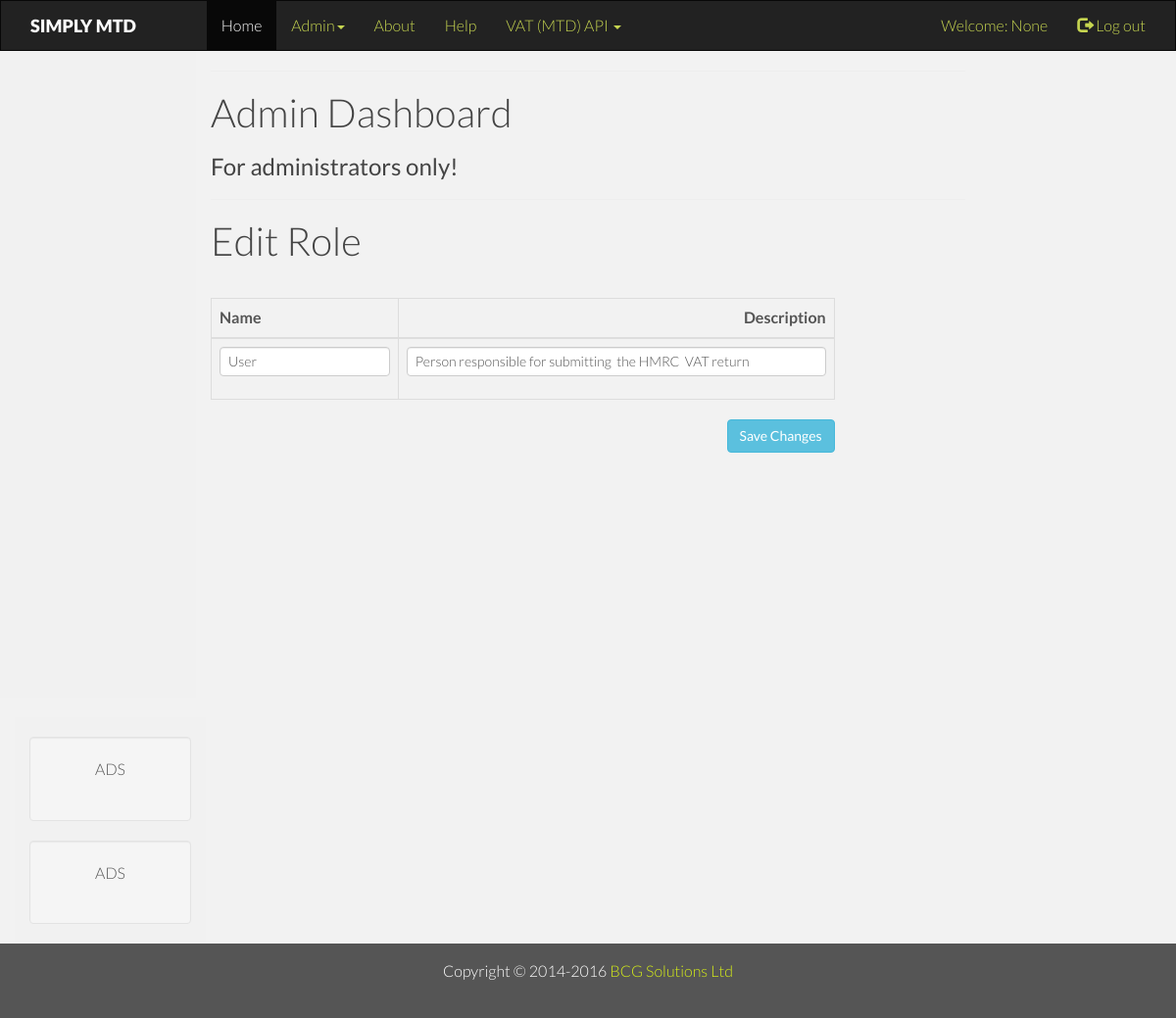
/home/roles/edit/2 (signed in), run on the app's committed database.
### app/models.py (models this page shows, shortened)
class User(UserMixin, SurrogatePK, Model):
    __tablename__ = 'users'
    uuid = Column(db.String(36), unique=True, nullable=False)
    username = Column(db.String(80), unique=True, nullable=False)
    email = Column(db.String(80), unique=False, nullable=False)
    organisation_id = reference_col('organisations', nullable=True,)
    password_hash = Column(db.String(128), nullable=True)
    token = Column(db.String(32), index=True, unique=True, nullable=True)
    token_expiration = Column(db.DateTime, nullable=True)
    created_at = Column(db.DateTime, nullable=False, default=dt.datetime.utcnow)
    first_name = Column(db.String(30), nullable=True)
    last_name = Column(db.String(30), nullable=True)
    active = Column(db.Boolean(), default=True,  nullable=True)
    is_admin = Column(db.Boolean(), default=False, nullable=True)
    def has_admin(self):
        return self.is_admin

class Role(SurrogatePK, Model):
    __tablename__ = 'roles'
    name = Column(db.String(80), unique=True, nullable=False)
    description = Column(db.String(160), nullable=True)
    users = relationship('User', secondary=user_roles, backref='roles')

### app/home/routes.py (the view, shortened to what this page needs)
@bp.route('/roles/edit/<int:id>', methods=['GET', 'POST'])
@login_required
def edit_role(id):
    check_admin()
    add_role = False
    role = Role.query.get_or_404(id)
    form = RoleForm(obj=role)
    form.description.data = role.description
    form.name.data = role.name
    return render_template('home/role.html', id=id,  add_role=add_role,
                           form=form, title="Edit Role")

### app/home/forms.py
class RoleForm(FlaskForm):
    name = StringField('Name', validators=[DataRequired()])
    description = StringField('Description', validators=[DataRequired()])
    submit = SubmitField('Submit')

### app/home/routes.py (called while the page is built)
def check_admin():
    if not current_user.has_admin():
        abort(403)

### app/models.py (called while the page is built)
@login.user_loader
def load_user(id):
    return User.query.get(int(id))

### app/templates/home/role.html (shortened to what this page needs)
{% extends "layouts/main_base.html" %}
{% block content %}
<h1>Admin Dashboard</h1>
    <h3>For administrators only!</h3>
    <hr class="intro-divider">
<div class="content-section">
 <div class="outer">
    <div class="middle">
      <div class="inner">
        <div class="center">
            {% if add_role %}
                <h1>Add Role</h1>
            {% else %}
                <h1>Edit Role</h1>
            {% endif %}
            <br/>
        </div>
        <div class="row">
          <div class="col-md-10">
        {% if add_role %}
            <form action="{{ url_for('home.add_role') }}" class="form" method="post" >
        {% else %}
            <form action="{{ url_for('home.edit_role', id=id) }}" class="form" method="post" >
        {% endif %}
              <table class="table table-bordered" id="editableTable">
                  <thead class="table-blue">
                    <tr>
                      <th width="30%">Name</th>
                      <th width="70%">Description</th>
                    </tr>
                  </thead>
                  <tr>
                    <td>
                      <div class="form-group">
                        <div>
                          {{ form.name(class="form-control", horizontal_columns=('lg', 6, 3)) }}
                        </div>
                      </div>
                    </td>
                    <td>
                      <div class="form-group">
                        <div>
                          {{ form.description(class="form-control", horizontal_columns=('lg', 6, 3)) }}
                        </div>
                      </div>
                    </td>
                  </tr>
              </table>
            <button type="submit" class="btn btn-info pull-right edit-row" >Save Changes</button>
          </form>
          </div>
        </div>
        </div>
      </div>
    </div>
  </div>
</div>
{% endblock %}

### app/templates/layouts/main_base.html (shortened to what this page needs)
<!DOCTYPE html>
<html lang="en">
<head>
  <link rel="stylesheet" href="https://maxcdn.bootstrapcdn.com/bootstrap/3.4.0/css/bootstrap.min.css">
  <link rel="stylesheet" href="{{ url_for('static', filename='assets/css/style.css') }}">
  <link rel="stylesheet" href="{{ url_for('static', filename='assets/css/bootstrap-datepicker.min.css') }}">
</head>
<body>
<nav class="navbar navbar-inverse">
  <div class="container-fluid">
    <div class="navbar-header col-sm-2">
      <a class="navbar-brand" href="#">Simply MTD </a>
    </div>
    <div class="collapse navbar-collapse" id="myNavbar">
      <ul class="nav navbar-nav navbar-left">
        {% if current_user.is_admin %}
          <li class="active"><a href="{{ url_for('home.dashboard') }}">Home</a></li>
          <li class="dropdown">
              <a href="#" class="dropdown-toggle" data-toggle="dropdown">Admin<span class="caret">
              </span></a>
          </li>
        {% else %}
          <li><a href="{{ url_for('home.dashboard') }}">Dashboard</a></li>
        {% endif %}
        <li><a href="#">About</a></li>
        <li><a href="#">Help</a></li>
        <li class="dropdown">
            <a href="#" class="dropdown-toggle" data-toggle="dropdown">VAT (MTD) API <span class="caret">
              </span></a>
        </li>
      </ul>
      <ul class="nav navbar-nav navbar-right">
        {% if current_user.is_authenticated %}
        <li><a>Welcome: {{ current_user.first_name }} </a></li>
        {% endif %}
        <li><a href="{{ url_for('home.index') }}"><span class="glyphicon glyphicon-log-out"></span> Log out</a></li>
      </ul>
    </div>
  </div>
</nav>
<div class="container-fluid text-center">
  <div class="row content">
    <div class="col-sm-2 sidenav">
    </div>
    <div class="col-sm-8 text-left">
      <hr>
      {% block content %}{% endblock %}
    </div>
    <div class="col-sm-2 sidenav">
      <div class="well">
        <p>ADS</p>
      </div>
      <div class="well">
        <p>ADS</p>
      </div>
    </div>
  </div>
<footer class="container-fluid text-center">
  <div class="container">
    <p>Copyright &copy; 2014-2016 <a href="">BCG Solutions Ltd</a></p>
  </div>
</footer>
</body>
</html>

### app/static/assets/css/style.css (style rules this page uses)
body { background-color: #f2f2f2; font-family: 'Lato', sans-serif; font-weight: 300; font-size: 16px; color: #555; line-height: 1.6em; -webkit-font-smoothing: antialiased; -webkit-overflow-scrolling: touch; }
h1, h2, h3, h4, h5, h6 { font-family: 'Lato', sans-serif; font-weight: 300; color: #444; }
h1 { font-size: 40px; }
h3 { font-weight: 400; }
p { margin-bottom: 20px; font-size: 16px; }
a { color: #d6ee18; word-wrap: break-word; -webkit-transition: color 0.1s ease-in, background 0.1s ease-in; -moz-transition: color 0.1s ease-in, background 0.1s ease-in; -ms-transition: color 0.1s ease-in, background 0.1s ease-in; -o-transition: color 0.1s ease-in, background 0.1s ease-in; transition: color 0.1s ease-in, background 0.1s ease-in; }
a:before, a:after { -webkit-transition: color 0.1s ease-in, background 0.1s ease-in; -moz-transition: color 0.1s ease-in, background 0.1s ease-in; -ms-transition: color 0.1s ease-in, background 0.1s ease-in; -o-transition: color 0.1s ease-in, background 0.1s ease-in; transition: color 0.1s ease-in, background 0.1s ease-in; }
.navbar-inverse .navbar-nav > li > a { color: #c6d550; }
a.navbar-brand { color: #fff !important; font-weight: 900; text-transform: uppercase; }
.row { margin-bottom: 20px; }
td input[type=text], td select { width: 100%; height: 30px; margin: 0; padding: 2px 8px; }
th:last-child { text-align: right; }
td:last-child { text-align: right; }

### app/templates/layouts/main_base.html (style rules this page uses)
.navbar { margin-bottom: 0; border-radius: 0; }
.row.content { height: 82.5vh }
.sidenav { padding-top: 20px; background-color: #f1f1f1; height: 100%; }
footer { background-color: #555; color: white; padding: 15px; }

### data on the page
User: first_name "None"
Role: name "User", description "Person responsible for submitting the HMRC VAT return"
